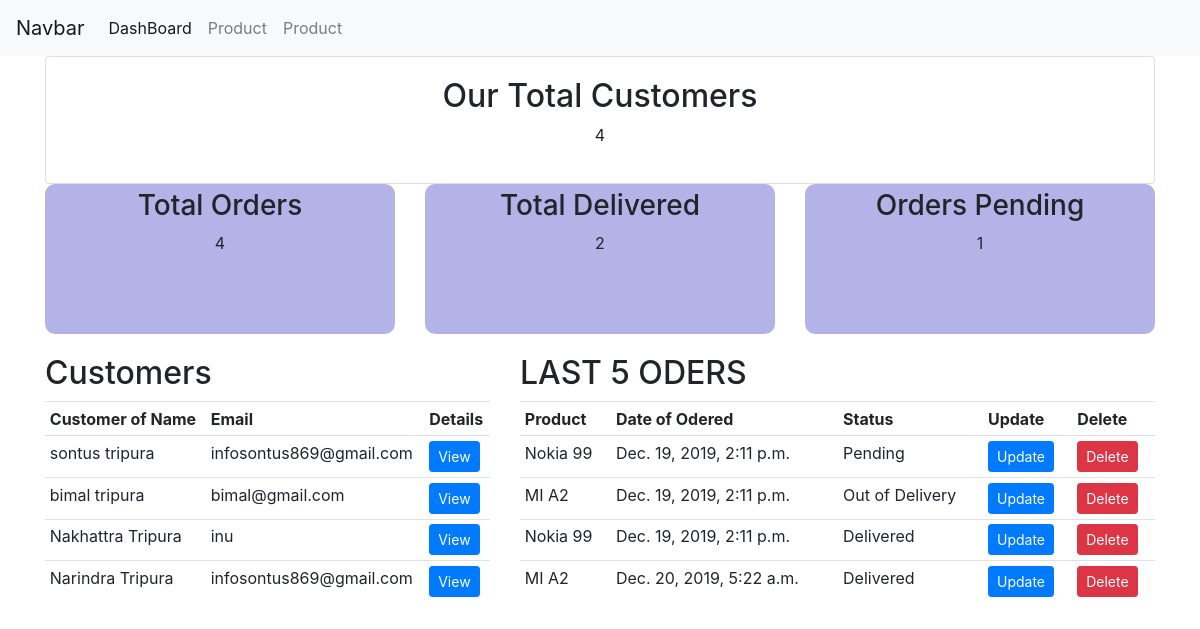
The page / on the database its author committed.
### ecommerceapp/models.py (models this page shows, shortened)
class customer(models.Model):
    name = models.CharField(max_length=200, null=True)
    phone = models.CharField(max_length=200, null=True)
    email = models.CharField(max_length=200, null=True)
    address = models.TextField(blank=True)
    created_date = models.DateTimeField(auto_now_add=True, null=True)

class Order(models.Model):
    STATUS = (
    ('Pending', 'Pending'),
    ('Out of Delivery', 'Out of Delivery'),
    ('Delivered', 'Delivered'),
    )
    customer = models.ForeignKey(customer, null=True, on_delete= models.SET_NULL)
    product = models.ForeignKey(product, null=True, on_delete = models.SET_NULL)
    date_created = models.DateTimeField(auto_now_add=True, null=True)
    status = models.CharField(max_length=200, null=True, choices=STATUS)

class product(models.Model):
    CATEGORY = (
     ('Indoor', 'Indoor'),
     ('Out of Door', 'Out of Door'),
    )
    product_name = models.CharField(max_length=200, null=True)
    product_price = models.FloatField(null=True)
    category = models.CharField(max_length=200, null=True, choices=CATEGORY)
    description = models.CharField(max_length=200, blank=True)
    date_created = models.DateTimeField(auto_now_add=True, null=True)
    tags = models.ManyToManyField(Tag)

### ecommerceapp/views.py (the view)
# urls.py: path('', views.home, name='home'),
def home(request):
    orders = Order.objects.all()
    customers = customer.objects.all()
    total_customers = customers.count()
    total_orders = orders.count()
    deliverd = orders.filter(status='Delivered').count()
    pending = orders.filter(status='Pending').count()
    context = {'orders': orders, 'customers': customers, 'total_customers':total_customers,
    'total_orders':total_orders,'deliverd':deliverd, 'pending':pending
    }
    return render(request, 'product/home.html', context)

### ecommerceapp/templates/product/home.html
{% extends 'product/base.html' %}
{% block body %}
<div class="container text-center">
  <div class="card">
    <div class="card-body">
    <h2>Our Total Customers</h2>
    <p>{{ total_customers }}</p>
    </div>
  </div>
</div>
<div class="container">
<div class="row">
  <div class="col-md-4 ">
    <div class="text-center boxOfStatus">
      <h3>Total Orders </h3>
      <p>{{ total_orders }}</p>
    </div>
  </div>
  <div class="col-md-4 ">
    <div class="text-center boxOfStatus">
      <h3> Total Delivered</h3>
      <p>{{ deliverd }}</p>
    </div>
  </div>
  <div class="col-md-4 ">
    <div class="text-center boxOfStatus">
      <h3>Orders Pending </h3>
      <p>{{ pending }}</p>
    </div>
  </div>
</div>
</div>
<div class="bodyofhomepage">
<div class="container">
<div class="row">
  <div class="col-md-5">
    <h2>Customers</h2>
    <table class="table table-sm">
      <tr>
        <th>Customer of Name</th>
        <th>Email</th>
          <th>Details</th>
      </tr>
      {% for customer in customers %}
      <tr>
        <td>{{ customer.name }}</td>
        <td>{{ customer.email }}</td>
        <td><a href="{% url 'customers' customer.pk %}" class="btn btn-sm btn-primary">View</a></td>
      </tr>
      {% endfor %}
    </table>
  </div>
<div class="col-md-7">
  <h2>LAST 5 ODERS</h2>
  <table class="table table-sm">
    <tr>
      <th>Product</th>
      <th>Date of Odered</th>
      <th>Status</th>
      <th>Update</th>
      <th>Delete</th>
    </tr>
    {% for order in orders %}
    <tr>
      <td>{{ order.product.product_name }}</td>
      <td>{{ order.date_created }}</td>
      <td>{{ order.status }}</td>
      <td><a href="#" class="btn btn-sm btn-primary">Update</a></td>
      <td><a href="#" class="btn btn-sm btn-danger">Delete</a></td>
    </tr>
    {% endfor %}
  </table>
</div>
</div>
  </div>
</div>
{% endblock %}

### ecommerceapp/templates/product/base.html (shortened to what this page needs)
{% load static %}
<!doctype html>
<html lang="en">
  <head>
    <link rel="stylesheet" href="https://maxcdn.bootstrapcdn.com/bootstrap/4.0.0/css/bootstrap.min.css">
<link rel="stylesheet" href="{% static 'css/style.css' %}">
  </head>
  <body>
    <nav class="navbar navbar-expand-lg navbar-light bg-light">
  <a class="navbar-brand" href="#">Navbar</a>
  <div class="collapse navbar-collapse" id="navbarNav">
    <ul class="navbar-nav">
      <li class="nav-item active">
        <a class="nav-link" href="{% url 'home' %}">DashBoard <span class="sr-only">(current)</span></a>
      </li>
      <li class="nav-item">
        <a class="nav-link" href="{% url 'products'%}">Product</a>
      </li>
      <li class="nav-item">
        <a class="nav-link" href="#">Product</a>
      </li>
    </ul>
  </div>
</nav>
  {% block body %}
  {% endblock %}
  </body>
</html>

### ecommerceapp/static/css/style.css (style rules this page uses)
* { margin: 0; padding: 0; }
.boxOfStatus { background: #b3b3e8; padding: 5px; height: 150px; border-radius: 10px; }
.bodyofhomepage { margin-top: 20px; }

### rows shown on the page
customer: name "sontus tripura", email "infosontus869@gmail.com"
customer: name "bimal tripura", email "bimal@gmail.com"
customer: name "Nakhattra Tripura", email "inu"
customer: name "Narindra Tripura", email "infosontus869@gmail.com"
Order: product.product_name "Nokia 99", date_created "Dec. 19, 2019, 2:11 p.m.", status "Pending"
Order: product.product_name "MI A2", date_created "Dec. 19, 2019, 2:11 p.m.", status "Out of Delivery"
Order: product.product_name "Nokia 99", date_created "Dec. 19, 2019, 2:11 p.m.", status "Delivered"
Order: product.product_name "MI A2", date_created "Dec. 20, 2019, 5:22 a.m.", status "Delivered"

### other values the page prints
{{ total_customers }} "4"
{{ total_orders }} "4"
{{ deliverd }} "2"
{{ pending }} "1"
